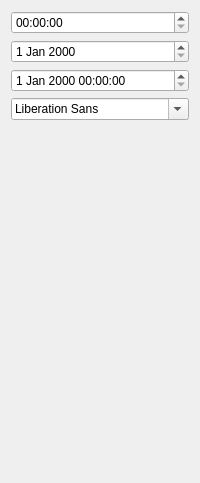
<?xml version="1.0" encoding="UTF-8"?>
<ui version="4.0">
 <class>DialogForm</class>
 <widget class="QDialog" name="DialogForm">
  <property name="geometry">
   <rect>
    <x>0</x>
    <y>0</y>
    <width>200</width>
    <height>483</height>
   </rect>
  </property>
  <property name="sizePolicy">
   <sizepolicy hsizetype="Preferred" vsizetype="Preferred">
    <horstretch>0</horstretch>
    <verstretch>0</verstretch>
   </sizepolicy>
  </property>
  <property name="windowTitle">
   <string>Dialog</string>
  </property>
  <property name="modal">
   <bool>false</bool>
  </property>
  <layout class="QVBoxLayout" name="verticalLayout">
   <item>
    <layout class="QVBoxLayout" name="verticalLayout_1">
     <item>
      <widget class="QTimeEdit" name="timeEdit">
       <property name="sizePolicy">
        <sizepolicy hsizetype="Ignored" vsizetype="Fixed">
         <horstretch>0</horstretch>
         <verstretch>0</verstretch>
        </sizepolicy>
       </property>
      </widget>
     </item>
     <item>
      <widget class="QDateEdit" name="dateEdit">
       <property name="sizePolicy">
        <sizepolicy hsizetype="Ignored" vsizetype="Fixed">
         <horstretch>0</horstretch>
         <verstretch>0</verstretch>
        </sizepolicy>
       </property>
      </widget>
     </item>
     <item>
      <widget class="QDateTimeEdit" name="dateTimeEdit">
       <property name="sizePolicy">
        <sizepolicy hsizetype="Ignored" vsizetype="Fixed">
         <horstretch>0</horstretch>
         <verstretch>0</verstretch>
        </sizepolicy>
       </property>
      </widget>
     </item>
     <item>
      <widget class="QFontComboBox" name="fontComboBox">
       <property name="sizePolicy">
        <sizepolicy hsizetype="Ignored" vsizetype="Fixed">
         <horstretch>0</horstretch>
         <verstretch>0</verstretch>
        </sizepolicy>
       </property>
      </widget>
     </item>
     <item>
      <spacer name="verticalSpacer">
       <property name="orientation">
        <enum>Qt::Vertical</enum>
       </property>
       <property name="sizeHint" stdset="0">
        <size>
         <width>20</width>
         <height>40</height>
        </size>
       </property>
      </spacer>
     </item>
    </layout>
   </item>
  </layout>
 </widget>
 <resources/>
 <connections/>
</ui>
